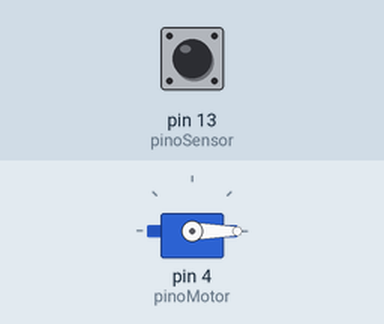
Recording of a sketch running on a simulated Arduino Uno, built with avr-gcc and run on an emulated ATmega328P. On the bench: servo. The test bench sets the inputs (shaded band); at power-on: pin 13 (pinoSensor) LOW.

Above: at 1.2 s.
1.3 s: pin 13 (pinoSensor) driven HIGH
At 2.06 s:
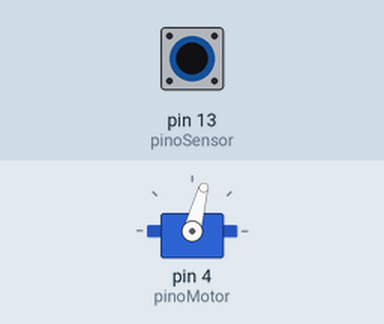
4.3 s: pin 13 (pinoSensor) driven LOW
At 5.2 s:
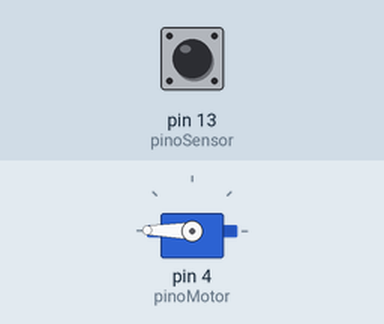
6.4 s: pin 13 (pinoSensor) driven HIGH
At 6.85 s:
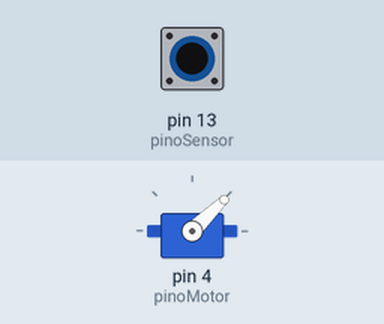
9.4 s: pin 13 (pinoSensor) pulsed LOW 5 times (0.12 s each, 0.3 s apart)
Timing chart, 0 to 14.9 s (numbered marks = the images above; inputs shaded):
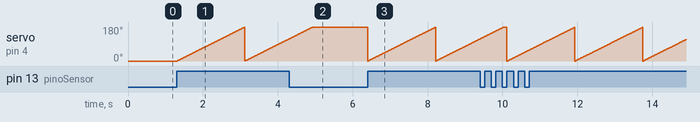

The sketch:

trabalho2tri.ino
```cpp
#include<Servo.h>

int pinoSensor = 13;
int pinoMotor = 4;
int acionamento;
Servo s;

void setup() {
  pinMode(pinoSensor, INPUT);//define pino sensor como entrada
  s.attach(pinoMotor);
  s.write(0);
}

void loop() {
  acionamento = digitalRead(pinoSensor); //le o valor do sensor PIR
  int i = 180;

  if(acionamento == HIGH){
    if(i >= 180){
       for(i = 0; i < 180; i++){
        s.write(i);
        delay(10);
      }

   } else {
      for(i = 180; i > 0; i--){
        s.write(i);
        delay(10);
      }

    }

  }
}
```

Measured:
- after the input at 4.3 s, servo on pin 4 (pinoMotor): goes on until 4.9 s, then stays 179°
- after the input at 6.4 s, servo on pin 4 (pinoMotor): ramps from 0° to 178° and jumps back, once every 1.8 s
